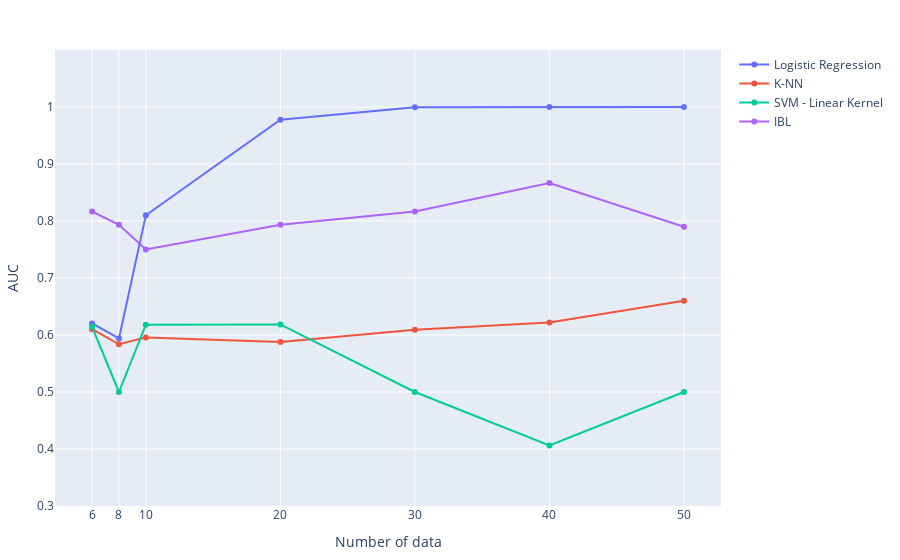

Here is the notebook cell this chart was saved with:
### Code cell
plot_graph(num_data, logic, k_nn, ibl, svm, yaxis)

### Figure 1 — Plotly figure (JSON) as saved in the notebook; plotly's stock layout.template omitted (floating-point values rounded to 4 significant figures)
{"data": [{"mode": "lines+markers", "name": "Logistic Regression", "type": "scatter", "x": [6, 8, 10, 20, 30, 40, 50], "y": [0.6202, 0.594, 0.81, 0.9778, 0.9997, 0.9999, 1]}, {"mode": "lines+markers", "name": "K-NN", "type": "scatter", "x": [6, 8, 10, 20, 30, 40, 50], "y": [0.6102, 0.5837, 0.5958, 0.5877, 0.6093, 0.622, 0.66]}, {"mode": "lines+markers", "name": "SVM - Linear Kernel", "type": "scatter", "x": [6, 8, 10, 20, 30, 40, 50], "y": [0.6143, 0.5, 0.6181, 0.6186, 0.5, 0.4063, 0.5]}, {"mode": "lines+markers", "name": "IBL", "type": "scatter", "x": [6, 8, 10, 20, 30, 40, 50], "y": [0.8167, 0.7933, 0.75, 0.7933, 0.8167, 0.8667, 0.79]}], "layout": {"autosize": false, "margin": {"b": 50, "l": 50, "pad": 0, "r": 20, "t": 50}, "xaxis": {"tickvals": [6, 8, 10, 20, 30, 40, 50], "title": {"text": "Number of data"}}, "yaxis": {"range": [0.3, 1.1], "tickvals": [0.2, 0.3, 0.4, 0.5, 0.6, 0.7, 0.8, 0.9, 1], "title": {"text": "AUC"}}}}
